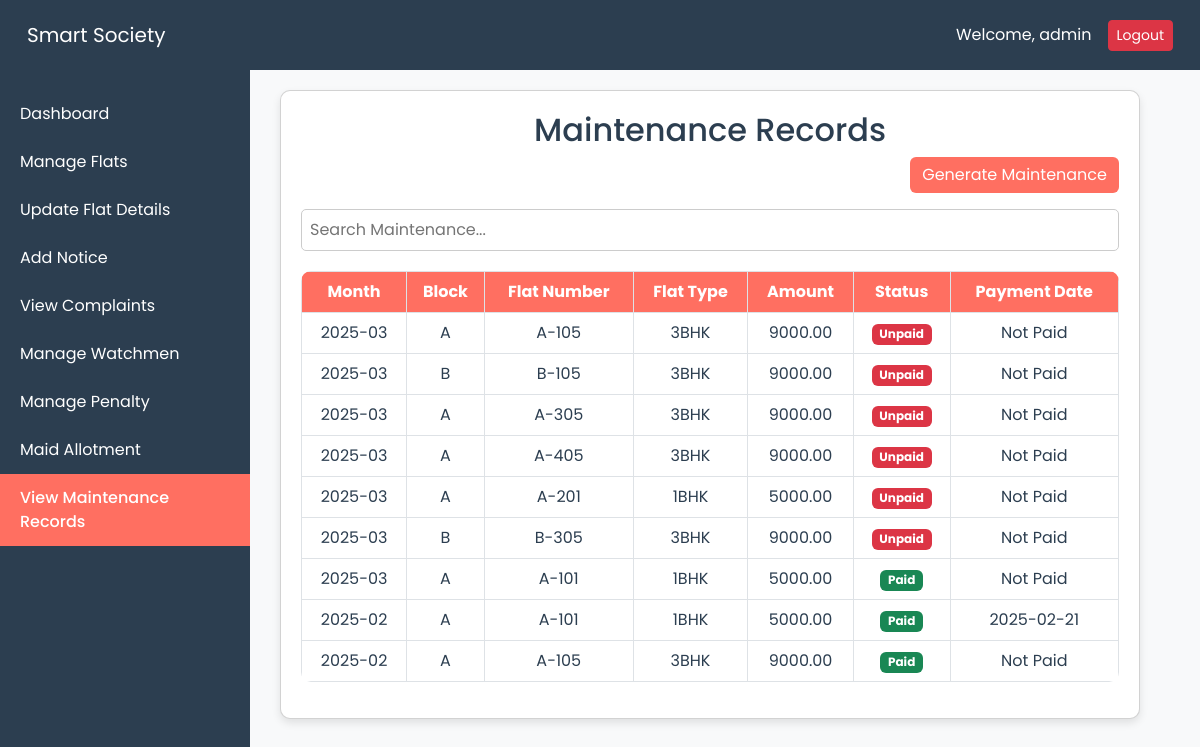
Page /Admin/view_maintenance.php (signed in) on the earlier database version.
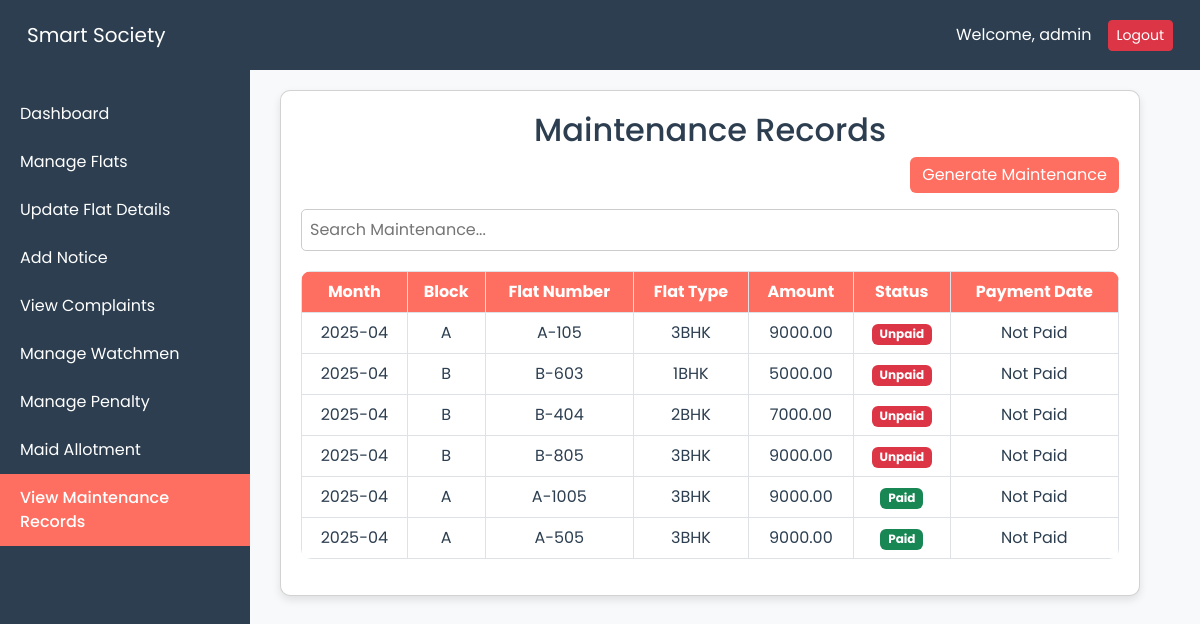
Same page on the later database version.
### tables this page shows
CREATE TABLE `maintenance` (
  `maintenance_id` int(11) NOT NULL,
  `month_year` varchar(7) NOT NULL,
  `block` varchar(10) NOT NULL,
  `flat_number` varchar(10) NOT NULL,
  `flat_type` enum('1BHK','2BHK','3BHK') NOT NULL,
  `amount` decimal(10,2) NOT NULL,
  `status` enum('Unpaid','Paid') DEFAULT 'Unpaid',
  `date_added` timestamp NOT NULL DEFAULT current_timestamp(),
  `date_paid` timestamp NULL DEFAULT NULL
);

### Admin/view_maintenance.php (the view, shortened to what this page needs)
<?php
include_once('../config/db_connection.php');
$admin_username = $_SESSION['admin_username'];
$maintenance_query = "SELECT * FROM Maintenance ORDER BY status ASC, date_added DESC";
$maintenance_result = mysqli_query($conn, $maintenance_query);
?>
<!DOCTYPE html>
<html lang="en">
<head>
    <link rel="stylesheet" href="https://cdn.jsdelivr.net/npm/bootstrap@5.3.0/dist/css/bootstrap.min.css">
</head>
<body>
    <nav class="navbar navbar-expand-lg navbar-dark">
        <div class="container-fluid">
            <a class="navbar-brand" href="#">Smart Society</a>
            <span class="navbar-text ms-auto me-3">Welcome, <?php echo htmlspecialchars($admin_username); ?></span>
            <a href="admin_logout.php" class="btn btn-danger btn-sm">Logout</a>
        </div>
    </nav>
    <div class="sidebar">
        <ul>
            <li><a href="admin_dashboard.php">Dashboard</a></li>
            <li><a href="add_allotment.php">Manage Flats</a></li>
            <li><a href="update_flat_details.php">Update Flat Details</a></li>
            <li><a href="add_notice.php">Add Notice</a></li>
            <li><a href="view_complaints.php">View Complaints</a></li>
            <li><a href="add_watchman.php">Manage Watchmen</a></li>
            <li><a href="add_penalty.php">Manage Penalty</a></li>
            <li><a href="add_maid.php">Maid Allotment</a></li>
            <li><a href="view_maintenance.php" class="active">View Maintenance Records</a></li>
        </ul>
    </div>
    <div class="container">
        <div class="card">
            <h2 class="text-center">Maintenance Records</h2>
            <div class="text-end mb-3">
                <a href="generate_maintenance.php" onclick="return confirm('Are you sure you want to generate maintenance for this month?');">
                    <button class="btn btn-primary">Generate Maintenance</button>
                </a>
            </div>
            <input type="text" id="searchInput" onkeyup="searchTable()" class="search-bar" placeholder="Search Maintenance...">
            <table class="table table-bordered text-center" id="maintenanceTable">
                <thead>
                    <tr>
                        <th>Month</th>
                        <th>Block</th>
                        <th>Flat Number</th>
                        <th>Flat Type</th>
                        <th>Amount</th>
                        <th>Status</th>
                        <th>Payment Date</th>
                    </tr>
                </thead>
                <tbody>
                    <?php while ($row = mysqli_fetch_assoc($maintenance_result)) { ?>
                        <tr>
                            <td><?php echo htmlspecialchars($row['month_year']); ?></td>
                            <td><?php echo htmlspecialchars($row['block']); ?></td>
                            <td><?php echo htmlspecialchars($row['flat_number']); ?></td>
                            <td><?php echo htmlspecialchars($row['flat_type']); ?></td>
                            <td><?php echo htmlspecialchars($row['amount']); ?></td>
                            <td>
                                <?php if ($row['status'] === 'Paid') { ?>
                                    <span class="badge bg-success">Paid</span>
                                <?php } else { ?>
                                    <span class="badge bg-danger">Unpaid</span>
                                <?php } ?>
                            </td>
                            <td><?php echo $row['date_paid'] ? date('Y-m-d', strtotime($row['date_paid'])) : 'Not Paid'; ?></td>
                        </tr>
                    <?php } ?>
                </tbody>
            </table>
        </div>
    </div>
</body>
</html>

Differences in the rows shown:
removed maintenance: month_year "2025-03", block "A", flat_number "A-105", flat_type "3BHK", amount "9000.00", status "Unpaid", shows "Not Paid"
removed maintenance: month_year "2025-03", block "B", flat_number "B-105", flat_type "3BHK", amount "9000.00", status "Unpaid", shows "Not Paid"
removed maintenance: month_year "2025-03", block "A", flat_number "A-305", flat_type "3BHK", amount "9000.00", status "Unpaid", shows "Not Paid"
removed maintenance: month_year "2025-03", block "A", flat_number "A-405", flat_type "3BHK", amount "9000.00", status "Unpaid", shows "Not Paid"
removed maintenance: month_year "2025-03", block "A", flat_number "A-201", flat_type "1BHK", amount "5000.00", status "Unpaid", shows "Not Paid"
removed maintenance: month_year "2025-03", block "B", flat_number "B-305", flat_type "3BHK", amount "9000.00", status "Unpaid", shows "Not Paid"
removed maintenance: month_year "2025-03", block "A", flat_number "A-101", flat_type "1BHK", amount "5000.00", status "Paid", shows "Not Paid"
removed maintenance: month_year "2025-02", block "A", flat_number "A-101", flat_type "1BHK", amount "5000.00", status "Paid", date_paid "2025-02-21"
removed maintenance: month_year "2025-02", block "A", flat_number "A-105", flat_type "3BHK", amount "9000.00", status "Paid", shows "Not Paid"
added maintenance: month_year "2025-04", block "A", flat_number "A-105", flat_type "3BHK", amount "9000.00", status "Unpaid", shows "Not Paid"
added maintenance: month_year "2025-04", block "B", flat_number "B-603", flat_type "1BHK", amount "5000.00", status "Unpaid", shows "Not Paid"
added maintenance: month_year "2025-04", block "B", flat_number "B-404", flat_type "2BHK", amount "7000.00", status "Unpaid", shows "Not Paid"
added maintenance: month_year "2025-04", block "B", flat_number "B-805", flat_type "3BHK", amount "9000.00", status "Unpaid", shows "Not Paid"
added maintenance: month_year "2025-04", block "A", flat_number "A-1005", flat_type "3BHK", amount "9000.00", status "Paid", shows "Not Paid"
added maintenance: month_year "2025-04", block "A", flat_number "A-505", flat_type "3BHK", amount "9000.00", status "Paid", shows "Not Paid"
